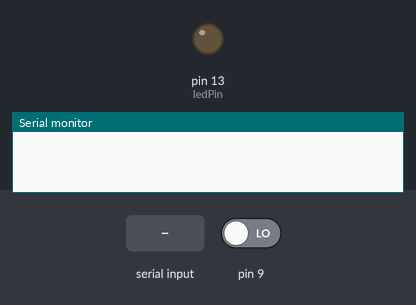
A sketch run on a simulated Arduino Uno, built with avr-gcc and run on an emulated ATmega328P. Parts: output pins drawn as LEDs (lit = HIGH), the last lines printed to the serial monitor. Dashed ring = blinking. The inputs (shaded band) are chosen by the test bench; at power-on: pin 9 LOW.

Above: at 1.2 s.
1.3 s: "2" received over Serial
At 1.7 s:
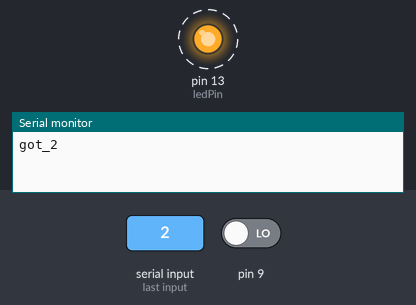
4.3 s: "1" received over Serial
Timing chart, 0 to 13.3 s (numbered marks = the images above; inputs shaded):
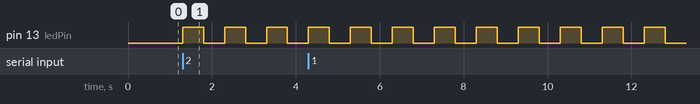

The sketch:

serial_comm_prog.ino
```cpp
const int ledPin = 13;
int flag=0;
int sent_data;
void setup()
{
  Serial.begin(9600);
  pinMode(ledPin, OUTPUT);
  pinMode(9,INPUT);
}

void loop()
{

     if(flag==1)
      {
         digitalWrite(ledPin,HIGH);
         delay(500);
         digitalWrite(ledPin,LOW);
         delay(500);
      }
     else
          digitalWrite(ledPin,LOW);
}
void serialEvent()
{

  while(Serial.available())
  { sent_data = Serial.read();
    if(sent_data=='1')
    {
      Serial.println("got_1");
      int state=digitalRead(9);
      Serial.println(state);
      //Serial.write(state);
    }
    else if(sent_data=='2')
    {
      Serial.println("got_2");
      flag=!flag;
    }
  }
}
```

Measured:
- after the input at 1.3 s, pin 13 (ledPin): alternates HIGH for 0.50 s and LOW for 0.50 s, starting at once
